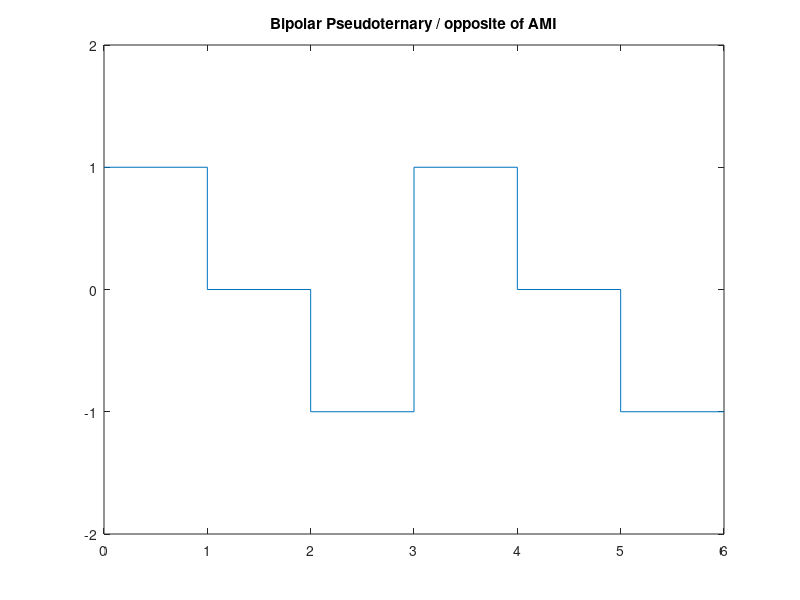

Here is the MATLAB script that generated this plot:
m = [0 1 0 0 1 0];
n = length(m);
x = [];
y = [];
a=1;
for i=1:n
    x=[x i-1 i];
    if(m(i)== 0)
        y=[y a a];
        a=a*(-1);
    else
        y=[y 0 0];
    end
end

plot(x,y),axis([0,n,-2,2]);
title('Bipolar Pseudoternary / opposite of AMI');
